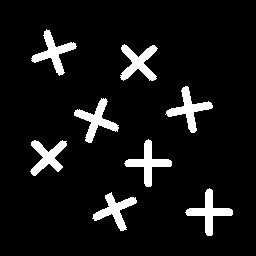
#> input picture Image 라벨링/python/label.jpg, 256 x 256 px
$ jupyter execute 'opencv-img-라벨링.ipynb'
#> lines starting #> are read from the running program, lines starting #| are printed output that depends on the picture; after the words box and inside, x2 and y2 are one past the last pixel; in counts of white or black regions, pixels touching at a corner belong together
[cell 1]
import cv2 as cv

img_color = cv.imread("label.jpg",1)
#> img_color is the input picture: shape (256, 256, 3); min 0, max 255, mean 21.4
img_gray = cv.imread("label.jpg",0)
#> img_gray: shape (256, 256); min 0, max 255, mean 21.4
cv.imshow("result",img_gray)
cv.waitKey(0)

## 에지를 검출, 검출된 에지만 흰색이 됩니다.
img_edge = cv.Canny(img_gray,50,150)
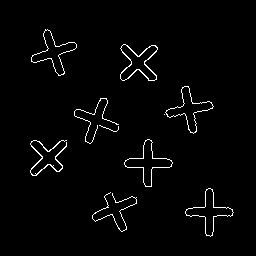
#> img_edge: shape (256, 256); 2.2% white in thin lines or dots, all inside (x1, y1, x2, y2) = (30, 29, 234, 237)
cv.imshow("result",img_edge)
cv.waitKey(0)

## 관심 물체가 흰색이 되어야 하므로 반전 시킵니다.
img_edge = cv.bitwise_not(img_edge)
cv.imshow("result",img_edge)
cv.waitKey(0)

## 컨두어를 찾아서 회곽선을 보강 합니다.
contours = cv.findContours(img_edge.copy(), cv.RETR_LIST, cv.CHAIN_APPROX_SIMPLE)
#> contours = 312 contours, 288 with area under 20; largest, box (x1, y1, x2, y2) and area: (0, 0, 256, 256) 65025, (42, 141, 68, 173) 124, (126, 68, 156, 82) 77, (30, 144, 44, 171) 72, (126, 166, 145, 184) 64
cv.drawContours(img_edge, contours[0],-1,(0,0,0),1)
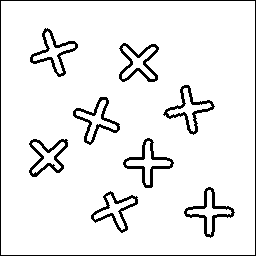
#> img_edge: shape (256, 256); 92.5% white; black in thin lines or dots
cv.imshow("result", img_edge)
cv.waitKey(0)

## 흰색 영역에 대해 라벨링을 합니다
nlabels,labels,stats,centroids = cv.connectedComponentsWithStats(img_edge)\
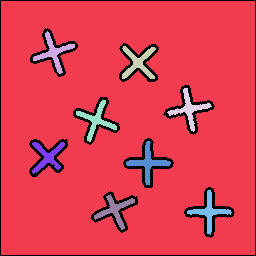
#> labels: shape (256, 256) int32; 10 distinct labels, from 0 to 9; one colour per label, 0 black
#> nlabels = 10; stats = [[0, 0, 256, 256, 4913], [1, 1, 254, 254, 57246], [33, 31, 42, 43, 424], [122, 46, 34, 33, 431], [167, 88, 45, 44, 425], [76, 100, 41, 42, 423], [126, 141, 45, 44, 458], [32, 142, 33, 32, 387], [187, 190, 45, 45, 427], [94, 194, 41, 36, 402]]; centroids = [[126.1, 133.3], [127.7, 126.6], [53.3, 52.05], [137.9, 62.3], [188.9, 108.7], [95.9, 119.8], [147.6, 162.5], [47.06, 156.2], [208.9, 211.5], [114.6, 209.8]]

for i in range(nlabels):
    ##배경을 제외시킵니다.
    if i < 2:
        continue
    ## 흰색 영역의 크기, 중심 좌표, 외각 사각형에 대한 정볼르 가져옵니다.
    area = stats[i,cv.CC_STAT_AREA]
    center_x = int(centroids[i,0])
    center_y = int(centroids[i,1])
    left = stats[i,cv.CC_STAT_LEFT]
    top = stats[i,cv.CC_STAT_TOP]
    width = stats[i,cv.CC_STAT_WIDTH]
    height = stats[i,cv.CC_STAT_HEIGHT]

    ## 영역의 크기가 50 이상인 경우
    ## 해당 영역에 다음과 같은 정보를 표시합니다.
    if area > 50:
        ## 영역 외각에 사각형을 그립니다.
        cv.rectangle(img_color,(left,top),(left+width,top+height),(0,0,255),1)

        ## 영역의 중심 좌표에 원을 그립니다.
        cv.circle(img_color,(center_x,center_y),5,(255,0,0),1)

        ## 라벨 번호를 표시합니다.
        cv.putText(img_color,str(i),(left+20,top+20),cv.FONT_HERSHEY_SIMPLEX,1,(255,0,0),2);
#> this loop made 10 passes
#> (area, center_x, center_y, left, top, width, height) on passes 3 to 10: (424, 53, 52, 33, 31, 42, 43), (431, 137, 62, 122, 46, 34, 33), (425, 188, 108, 167, 88, 45, 44), (423, 95, 119, 76, 100, 41, 42), (458, 147, 162, 126, 141, 45, 44), (387, 47, 156, 32, 142, 33, 32), (427, 208, 211, 187, 190, 45, 45), (402, 114, 209, 94, 194, 41, 36)
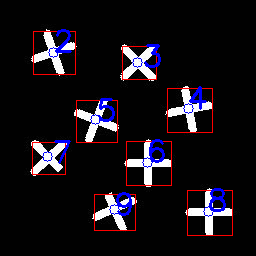
#> img_color: shape (256, 256, 3); 4.14% of pixels changed, all inside (x1, y1, x2, y2) = (32, 29, 233, 236)

## 결과창
cv.imshow("result",img_color)
cv.waitKey(0)
#> Out = 27
